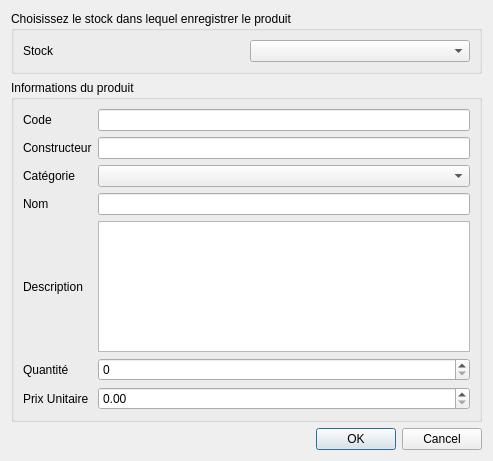
<?xml version="1.0" encoding="UTF-8"?>
<ui version="4.0">
 <class>AjouterProduitDialog</class>
 <widget class="QDialog" name="AjouterProduitDialog">
  <property name="windowModality">
   <enum>Qt::NonModal</enum>
  </property>
  <property name="geometry">
   <rect>
    <x>0</x>
    <y>0</y>
    <width>493</width>
    <height>461</height>
   </rect>
  </property>
  <property name="windowTitle">
   <string>Enregistrer un nouveau produit</string>
  </property>
  <property name="modal">
   <bool>true</bool>
  </property>
  <layout class="QVBoxLayout" name="verticalLayout">
   <item>
    <widget class="QGroupBox" name="groupBox">
     <property name="title">
      <string>Choisissez le stock dans lequel enregistrer le produit</string>
     </property>
     <layout class="QGridLayout" name="gridLayout">
      <item row="0" column="0">
       <widget class="QLabel" name="label">
        <property name="text">
         <string>Stock</string>
        </property>
       </widget>
      </item>
      <item row="0" column="1">
       <widget class="QComboBox" name="cbNomStock"/>
      </item>
     </layout>
    </widget>
   </item>
   <item>
    <widget class="QGroupBox" name="groupBox_2">
     <property name="title">
      <string>Informations du produit</string>
     </property>
     <layout class="QGridLayout" name="gridLayout_2">
      <item row="0" column="0">
       <widget class="QLabel" name="label_2">
        <property name="text">
         <string>Code</string>
        </property>
       </widget>
      </item>
      <item row="0" column="3">
       <widget class="QLineEdit" name="edCode"/>
      </item>
      <item row="1" column="0" colspan="2">
       <widget class="QLabel" name="label_3">
        <property name="text">
         <string>Constructeur</string>
        </property>
       </widget>
      </item>
      <item row="1" column="3">
       <widget class="QLineEdit" name="edConstructeur"/>
      </item>
      <item row="3" column="0">
       <widget class="QLabel" name="label_4">
        <property name="text">
         <string>Nom</string>
        </property>
       </widget>
      </item>
      <item row="3" column="3">
       <widget class="QLineEdit" name="edNom"/>
      </item>
      <item row="4" column="0" colspan="2">
       <widget class="QLabel" name="label_5">
        <property name="text">
         <string>Description</string>
        </property>
       </widget>
      </item>
      <item row="5" column="0" colspan="2">
       <widget class="QLabel" name="label_6">
        <property name="text">
         <string>Quantité</string>
        </property>
       </widget>
      </item>
      <item row="5" column="3">
       <widget class="QSpinBox" name="sbQuantite"/>
      </item>
      <item row="6" column="0" colspan="2">
       <widget class="QLabel" name="label_7">
        <property name="text">
         <string>Prix Unitaire</string>
        </property>
       </widget>
      </item>
      <item row="6" column="3">
       <widget class="QDoubleSpinBox" name="sbPrixUnitaire">
        <property name="maximum">
         <double>99999999.000000000000000</double>
        </property>
       </widget>
      </item>
      <item row="4" column="3">
       <widget class="QPlainTextEdit" name="edDescription">
        <property name="tabChangesFocus">
         <bool>true</bool>
        </property>
       </widget>
      </item>
      <item row="2" column="0">
       <widget class="QLabel" name="label_8">
        <property name="text">
         <string>Catégorie</string>
        </property>
       </widget>
      </item>
      <item row="2" column="3">
       <widget class="QComboBox" name="cbCategorie"/>
      </item>
     </layout>
    </widget>
   </item>
   <item>
    <widget class="QDialogButtonBox" name="buttonBox">
     <property name="orientation">
      <enum>Qt::Horizontal</enum>
     </property>
     <property name="standardButtons">
      <set>QDialogButtonBox::Cancel|QDialogButtonBox::Ok</set>
     </property>
    </widget>
   </item>
  </layout>
 </widget>
 <tabstops>
  <tabstop>cbNomStock</tabstop>
  <tabstop>edCode</tabstop>
  <tabstop>edConstructeur</tabstop>
  <tabstop>cbCategorie</tabstop>
  <tabstop>edNom</tabstop>
  <tabstop>edDescription</tabstop>
  <tabstop>sbQuantite</tabstop>
  <tabstop>sbPrixUnitaire</tabstop>
  <tabstop>buttonBox</tabstop>
 </tabstops>
 <resources/>
 <connections>
  <connection>
   <sender>buttonBox</sender>
   <signal>accepted()</signal>
   <receiver>AjouterProduitDialog</receiver>
   <slot>accept()</slot>
   <hints>
    <hint type="sourcelabel">
     <x>227</x>
     <y>443</y>
    </hint>
    <hint type="destinationlabel">
     <x>157</x>
     <y>274</y>
    </hint>
   </hints>
  </connection>
  <connection>
   <sender>buttonBox</sender>
   <signal>rejected()</signal>
   <receiver>AjouterProduitDialog</receiver>
   <slot>reject()</slot>
   <hints>
    <hint type="sourcelabel">
     <x>295</x>
     <y>449</y>
    </hint>
    <hint type="destinationlabel">
     <x>286</x>
     <y>274</y>
    </hint>
   </hints>
  </connection>
 </connections>
</ui>
